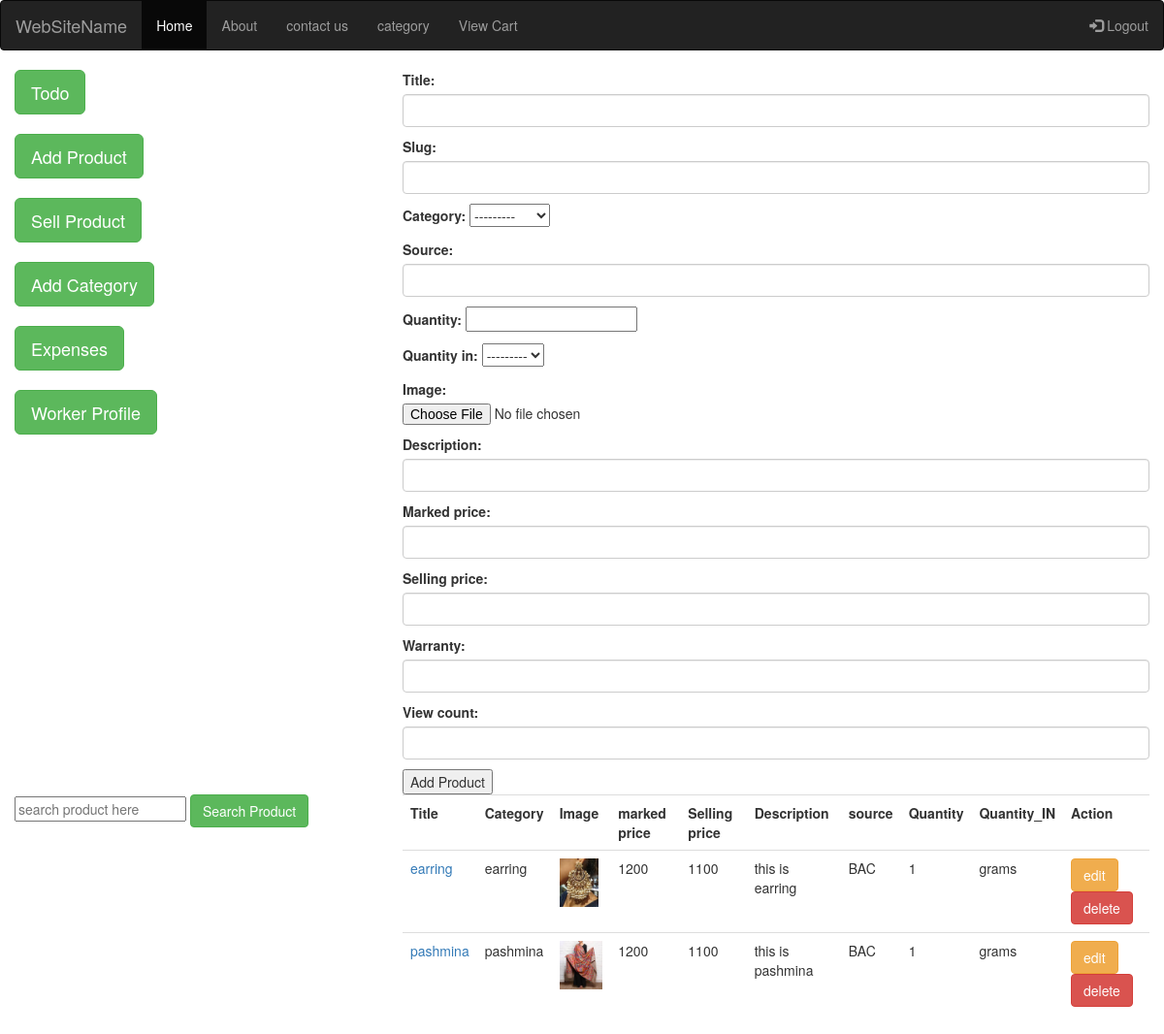
Screenshot of /addproduct with the database file from the repository.
### ecommapp/models.py (models this page shows, shortened)
class Category(models.Model):
    title=models.CharField(max_length=200)
    slug=models.SlugField(unique=True)
    def __str__(self):
        return self.title

class Product(models.Model):
    title= models.CharField(max_length=200)
    slug= models.SlugField( unique=True)
    category=models.ForeignKey(Category,on_delete=models.CASCADE)
    image=models.ImageField(upload_to="products")
    marked_price= models.PositiveIntegerField()
    selling_price= models.PositiveIntegerField()
    description=models.TextField()
    warranty=models.CharField(max_length=200,null=True,blank=True)
    view_count=models.PositiveIntegerField(default=0)
    quantity=models.PositiveIntegerField()
    quantity_in=models.ForeignKey(Quantity_in,on_delete=models.CASCADE)
    source=models.CharField(max_length=100)

class Quantity_in(models.Model):
    measurement_type=models.CharField(max_length=100)
    def __str__(self):
        return self.measurement_type

### ecommapp/views.py (the view)
# urls.py: path("addproduct",views.addproduct,name="addproduct"),
@csrf_exempt
def addproduct(request):
    form = Product_Form(request.POST,request.FILES,None)
    if request.method == 'POST':
        if form.is_valid():
            form.save(commit=True)
        return redirect('addproduct')
    else:
        productlist=Product.objects.all()
        form = Product_Form()
        return render(None,'addproduct.html', {'form':form,'productlist':productlist})

### ecommapp/forms.py
class Product_Form(forms.ModelForm):
    title=forms.CharField(widget=forms.TextInput(attrs={'class': 'form-control'}))
    source=forms.CharField(widget=forms.TextInput(attrs={'class': 'form-control'}))
    description=forms.CharField(widget=forms.TextInput(attrs={'class': 'form-control'}))
    slug=forms.CharField(widget=forms.TextInput(attrs={'class': 'form-control'}))
    image=forms.ImageField
    title=forms.CharField(widget=forms.TextInput(attrs={'class': 'form-control'}))
    marked_price=forms.CharField(widget=forms.NumberInput(attrs={'class': 'form-control'}))
    selling_price=forms.CharField(widget=forms.NumberInput(attrs={'class': 'form-control'}))
    warranty=forms.CharField(widget=forms.TextInput(attrs={'class': 'form-control'}))
    view_count=forms.CharField(widget=forms.NumberInput(attrs={'class': 'form-control'}))
    class Meta:
        model =Product
        fields =['title','slug','category','source','quantity','quantity_in','image','description','marked_price','selling_price','warranty','view_count']

### templates/addproduct.html (shortened to what this page needs)
{%extends 'master.html'%}
{%block 'body' %}
    {% include 'sidebar.html' %}
        <div class="col-md-8">
            <form action="{% url 'addproduct' %}"  method="POST" enctype="multipart/form-data">
                {{form.as_p}}
            <button type="submit">Add Product</button>
            </form>
        </div>
    <div class="col-md-4">
        <div class="container">
            <div class="row">
                <div class="col-md 6 mx-auto">
                    <form action="" method="GET">
                        <input type="text" name="keyword" placeholder="search product here">
                        <button class="btn btn-success">Search Product</button>
                    </form>
                </div>
            </div>
        </div>
    </div>
    <div class="col-md-8">
        <table class="table table-hover">
            <tr>
                <th>Title</th>
                <th>Category</th>
                <th>Image</th>
                <th>marked price</th>
                <th>Selling price</th>
                <th>Description</th>
                <th>source</th>
                <th>Quantity</th>
                <th>Quantity_IN</th>
                <th>Action</th>
            </tr>
            {% for p in productlist %}
            <tr>
               <td> <a href="{% url 'salesproduct' %}">
                   {{p.title}}</td></a>
               <td>{{p.category}}</td>
               <td><img src="{{p.image.url}}" height="50"></td>
               <td>{{p.marked_price}}</td>
               <td>{{p.selling_price}}</td>
               <td>{{p.description}}</td>
               <td>{{p.source}}</td>
               <td>{{p.quantity}}</td>
               <td>{{p.quantity_in}}</td>
               <td><a href=""> <button class="btn btn-small btn-warning" >edit</button></a>
                <a href=""> <button class="btn btn-small btn-danger">delete</button></a></td>
            </tr>
            {%endfor%}
        </table>
      </div>
{%endblock%}

### rows the page displays
Product: title "earring", category "earring", image (picture), marked_price "1200", selling_price "1100", description "this is earring", source "BAC", quantity "1", quantity_in "grams"
Product: title "pashmina", category "pashmina", image (picture), marked_price "1200", selling_price "1100", description "this is pashmina", source "BAC", quantity "1", quantity_in "grams"
